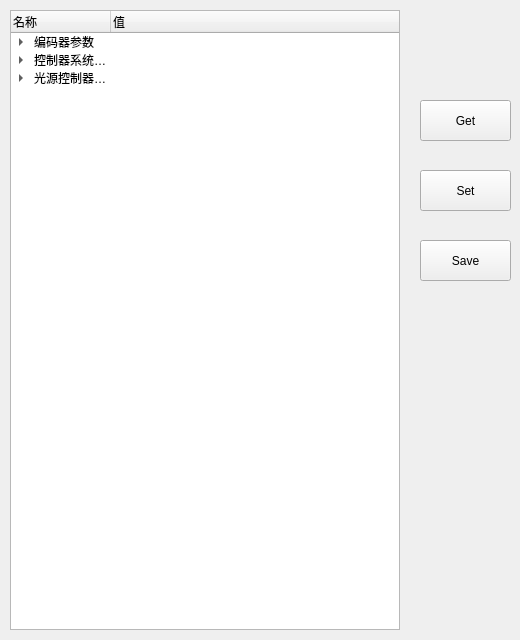
<?xml version="1.0" encoding="UTF-8"?>
<ui version="4.0">
 <class>LightControl</class>
 <widget class="QWidget" name="LightControl">
  <property name="geometry">
   <rect>
    <x>0</x>
    <y>0</y>
    <width>520</width>
    <height>640</height>
   </rect>
  </property>
  <property name="windowTitle">
   <string>设置</string>
  </property>
  <widget class="QPushButton" name="Set">
   <property name="geometry">
    <rect>
     <x>420</x>
     <y>170</y>
     <width>91</width>
     <height>41</height>
    </rect>
   </property>
   <property name="text">
    <string>Set</string>
   </property>
  </widget>
  <widget class="QPushButton" name="Get">
   <property name="geometry">
    <rect>
     <x>420</x>
     <y>100</y>
     <width>91</width>
     <height>41</height>
    </rect>
   </property>
   <property name="text">
    <string>Get</string>
   </property>
  </widget>
  <widget class="QTreeWidget" name="treeWidget">
   <property name="geometry">
    <rect>
     <x>10</x>
     <y>10</y>
     <width>390</width>
     <height>620</height>
    </rect>
   </property>
   <property name="selectionBehavior">
    <enum>QAbstractItemView::SelectItems</enum>
   </property>
   <column>
    <property name="text">
     <string>名称</string>
    </property>
   </column>
   <column>
    <property name="text">
     <string>值</string>
    </property>
   </column>
   <item>
    <property name="text">
     <string>编码器参数</string>
    </property>
    <item>
     <property name="text">
      <string>编码器单位刻度</string>
     </property>
     <property name="text">
      <string/>
     </property>
     <property name="flags">
      <set>ItemIsSelectable|ItemIsEditable|ItemIsDragEnabled|ItemIsDropEnabled|ItemIsUserCheckable|ItemIsEnabled</set>
     </property>
    </item>
    <item>
     <property name="text">
      <string>编码脉冲滤波</string>
     </property>
    </item>
    <item>
     <property name="text">
      <string>编码器1结束标志</string>
     </property>
    </item>
    <item>
     <property name="text">
      <string>编码器1当前值</string>
     </property>
    </item>
    <item>
     <property name="text">
      <string>编码器2结束标志</string>
     </property>
    </item>
    <item>
     <property name="text">
      <string>编码器2当前值</string>
     </property>
    </item>
    <item>
     <property name="text">
      <string>编码器脉冲计数</string>
     </property>
    </item>
    <item>
     <property name="text">
      <string>编码通道</string>
     </property>
    </item>
   </item>
   <item>
    <property name="text">
     <string>控制器系统参数</string>
    </property>
    <item>
     <property name="text">
      <string>像素精度</string>
     </property>
    </item>
    <item>
     <property name="text">
      <string>结束信号反馈</string>
     </property>
    </item>
    <item>
     <property name="text">
      <string>光电信号脉冲</string>
     </property>
    </item>
    <item>
     <property name="text">
      <string>相机触发脉冲</string>
     </property>
    </item>
    <item>
     <property name="text">
      <string>光电相机距离</string>
     </property>
    </item>
    <item>
     <property name="text">
      <string>相机拍照时刻</string>
     </property>
    </item>
    <item>
     <property name="text">
      <string>帧同步持续时间</string>
     </property>
    </item>
    <item>
     <property name="text">
      <string>模块使能信号</string>
     </property>
     <property name="text">
      <string/>
     </property>
    </item>
    <item>
     <property name="text">
      <string>相机延时拍照行数</string>
     </property>
    </item>
    <item>
     <property name="text">
      <string>内部行频反馈</string>
     </property>
    </item>
    <item>
     <property name="text">
      <string>水冷控制器</string>
     </property>
    </item>
   </item>
   <item>
    <property name="text">
     <string>光源控制器参数</string>
    </property>
    <item>
     <property name="text">
      <string>光场1延时时间</string>
     </property>
    </item>
    <item>
     <property name="text">
      <string>光场1发光时间</string>
     </property>
    </item>
    <item>
     <property name="text">
      <string>光场2延时时间</string>
     </property>
    </item>
    <item>
     <property name="text">
      <string>光场2发光时间</string>
     </property>
    </item>
    <item>
     <property name="text">
      <string>光场3延时时间</string>
     </property>
    </item>
    <item>
     <property name="text">
      <string>光场3发光时间</string>
     </property>
    </item>
    <item>
     <property name="text">
      <string>光场4延时时间</string>
     </property>
    </item>
    <item>
     <property name="text">
      <string>光场4发光时间</string>
     </property>
    </item>
    <item>
     <property name="text">
      <string>光场5延时时间</string>
     </property>
    </item>
    <item>
     <property name="text">
      <string>光场5发光时间</string>
     </property>
    </item>
    <item>
     <property name="text">
      <string>光场6延时时间</string>
     </property>
    </item>
    <item>
     <property name="text">
      <string>光场6发光时间</string>
     </property>
    </item>
    <item>
     <property name="text">
      <string>相机与光场控制</string>
     </property>
    </item>
    <item>
     <property name="text">
      <string>信号测试</string>
     </property>
    </item>
   </item>
  </widget>
  <widget class="QPushButton" name="Save">
   <property name="geometry">
    <rect>
     <x>420</x>
     <y>240</y>
     <width>91</width>
     <height>41</height>
    </rect>
   </property>
   <property name="text">
    <string>Save</string>
   </property>
  </widget>
 </widget>
 <resources/>
 <connections/>
</ui>
